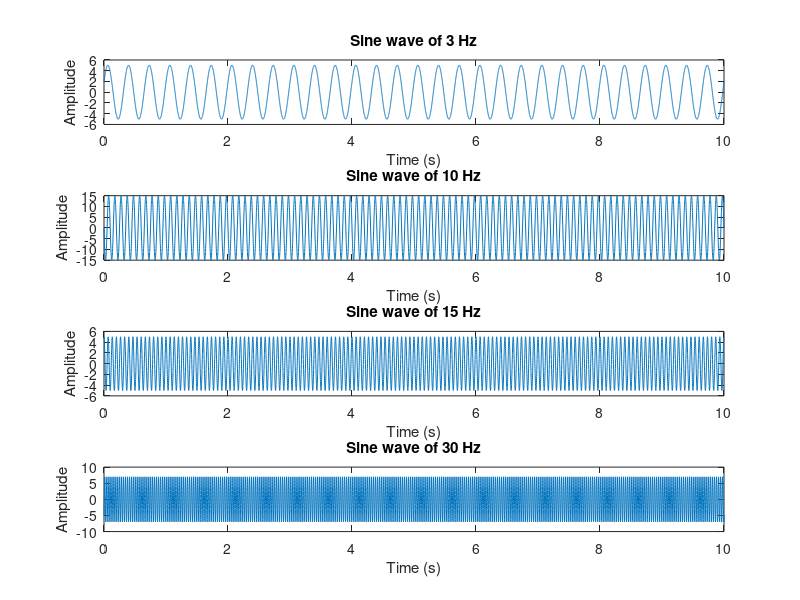
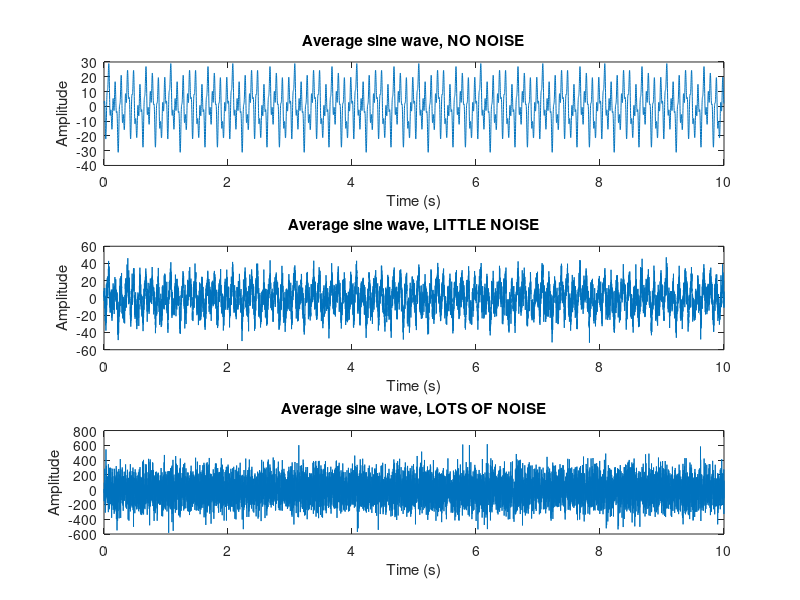
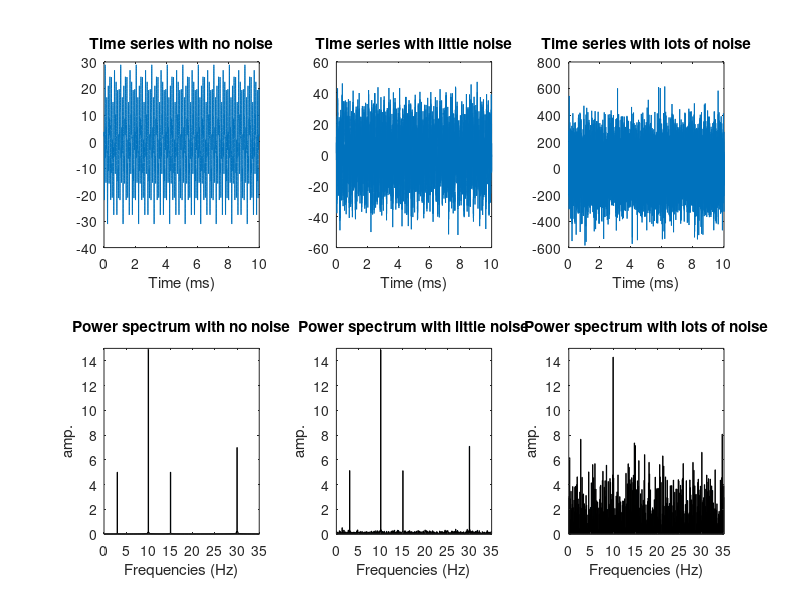

Write the MATLAB code that produced these figures, in order. (Note: this script raises an error after producing the figures.)
%% MATLAB for Brain and Cognitive Scientists (MIT Press 2017)
% mikexcohen@gmail.com
%
% This script contains solutions and tips for most exercises in the book.
% If you are struggling with an exercise not in this list, email me with an
% explanation of what you've already tried and what you need help with.

%% 1


srate  = 1000;
frex   = [ 3  10 15 30 ];
amplit = [ 5  15  5  7 ];
phases = [  pi/8  pi  pi/2  -pi/4 ];
time   = 0:1/srate:10;

% create sine waves
sine_waves = zeros(length(frex),length(time));

% loop over frequencies and define each sine wave
for fi=1:length(frex)
    sine_waves(fi,:) = amplit(fi) * sin(2*pi*time*frex(fi) + phases(fi));
end

% Add (1) a little bit of noise and (2) a lot of noise to make two time series.
% I defined the noise level relative to the average sine wave amplitude
sinesWithSmallNoise = sum(sine_waves,1) + randn(1,length(time)) * mean(amplit);
sinesWithLargeNoise = sum(sine_waves,1) + randn(1,length(time)) * 20*mean(amplit);

% Plot the individual sine waves and the summed time series in separate figures.

figure(1), clf
for fi=1:length(frex)
    subplot(4,1,fi)
    plot(time,sine_waves(fi,:))
    xlabel('Time (s)'), ylabel('Amplitude')
    title([ 'Sine wave of ' num2str(frex(fi)) ' Hz' ])
end

figure(2), clf
subplot(311)
plot(time,sum(sine_waves,1))
xlabel('Time (s)'), ylabel('Amplitude')
title('Average sine wave, NO NOISE')

subplot(312)
plot(time,sinesWithSmallNoise)
xlabel('Time (s)'), ylabel('Amplitude')
title('Average sine wave, LITTLE NOISE')

subplot(313)
plot(time,sinesWithLargeNoise)
xlabel('Time (s)'), ylabel('Amplitude')
title('Average sine wave, LOTS OF NOISE')


labelz = {'no';'little';'lots of'};
figure(3), clf

for i=1:3

    % get no noise, little noise, or lots of noise
    switch i
        case 1
            thing2plot = sum(sine_waves,1);
        case 2
            thing2plot = sinesWithSmallNoise;
        case 3
            thing2plot = sinesWithLargeNoise;
    end

    % plot time domain signal
    subplot(2,3,i)
    plot(time,thing2plot);
    xlabel('Time (ms)')
    title([ 'Time series with ' labelz{i} ' noise' ])

    subplot(2,3,i+3)
    f = fft(thing2plot)/length(time);
    frequencies = linspace(0,srate/2,floor(length(f)/2));
    bar(frequencies,abs(f(1:floor(length(time)/2))).*2)
    set(gca,'xlim',[0 35],'ylim',[0 max(amplit)])
    title([ 'Power spectrum with ' labelz{i} ' noise' ])
    xlabel('Frequencies (Hz)'), ylabel('amp.')
end

%% 2

power1 = abs( fft(data)/n ).^2;

%% 3

z = 8+41i;


%% 4

x = complex(4,2*1i)
sw = sin(2*10.*(0:.001:1));
linemag = sqrt( real(cdp).^2 + real(cdp.^2) )
hz = linspace(0,nyquist/2,floor(N/2)+1);
x=randn(100,1); xX=fft(x,10);%zero-padding by 10
pic=imread('2Dpicture.png'); picX=fft(pic);

%% 6

ns  = round(linspace(10,10000,20));
tim = zeros(2,length(ns));

for ni=1:length(ns)

    s = randn(1,ns(ni));

    %% slow

    tic;

    % Fourier transform variables
    fourierTime = ((1:ns(ni))-1)/ns(ni);   % "time" vector

    % initialize output matrix of Fourier coefficients
    signalX = zeros(ns(ni),1);

    % loop over frequencies
    for fi=1:ns(ni)
        fourierSine = exp( -1i*2*pi*(fi-1).*fourierTime );
        signalX(fi) = sum( fourierSine.*s );
    end
    signalX = signalX / ns(ni);

    tim(1,ni) = toc;

    %% fast

    tic;

    signalX1 = fft(s)/ns(ni);

    tim(2,ni) = toc;
end

plot(ns,tim,'linew',3)
legend({'slow';'fast'})
xlabel('Signal length (points)'), ylabel('Time (s)')

%% 7

tim = zeros(2,100);

for i=1:100

    sx = fft(randn(1000,1));

    tic; powr=abs(sx).^2;   tim(1,i)=toc;
    tic; powr=sx.*conj(sx); tim(2,i)=toc;
end

clf
bar(mean(tim,2)), hold on
errorbar(mean(tim,2),std(tim,[],2),'o')
ylabel('Computation time (s)')
set(gca,'xlim',[0 3],'xticklabel',{'abs(sx)^2';'sx.*conj(sx)'})

%% 8

srate = 1000;
time = 0:1/srate:3-1/srate;
s = sin(2*pi*6*time);


sx1 = 2*abs( fft(s)/length(time) );
sx2 = 2*abs( fft(s,6*srate)/length(time) );
sx3 = 2*abs( fft(s,6*srate)/(6*srate) );

hz1 = linspace(0,srate/2,floor(length(time)/2)+1);
hz2 = linspace(0,srate/2,floor((6*srate)/2)+1);

clf
subplot(311)
plot(hz1,sx1(1:length(hz1)),'s-','linew',3), set(gca,'xlim',[0 15],'ylim',[0 1])
xlabel('Frequency (Hz)'), ylabel('Amplitude (a.u.)')

subplot(312)
plot(hz2,sx2(1:length(hz2)),'s-','linew',3), set(gca,'xlim',[0 15],'ylim',[0 1])
xlabel('Frequency (Hz)'), ylabel('Amplitude (a.u.)')

subplot(313)
plot(hz2,sx3(1:length(hz2)),'s-','linew',3), set(gca,'xlim',[0 15],'ylim',[0 1])
xlabel('Frequency (Hz)'), ylabel('Amplitude (a.u.)')

%% 9


n=10;
i=-n:.1:n;
d=zeros(length(i));

for ii=1:length(i)
    for jj=1:length(i)
        d(ii,jj) = log( complex(i(ii),i(jj)) );
    end
end

d(~isfinite(d))=min(d(:));

clf
subplot(221), imagesc(abs(d)),  title('magnitude'), axis off, axis square
subplot(222), imagesc(real(d)), title('real'), axis off, axis square
subplot(223), imagesc(imag(d)), title('imag'), axis off, axis square

subplot(224)
surf(abs(d)+real(d)+imag(d)), axis xy, axis square, axis off
shading interp, rotate3d on

%% 10

clf

saturn = imread('saturn.png');

saturnX = fft2(squeeze( saturn(:,:,1) ));
subplot(121), imagesc(real(ifft2(saturnX)))
axis square

saturnX = fft(squeeze( saturn(:,:,1) ));
subplot(122), imagesc(real(ifft2(saturnX)))
axis square

%% 11

% a very simple signal and its fft
signal  = [ 1 0 1 3 -3 1 2 0 -3 0 -1 2 1 -1];
N = length(signal);
signalX = 2*abs( fftshift( fft(signal) / N ));
srate = 100; % in Hz, I'm just making up this number
hz = linspace( -srate/2, srate/2 - srate/N, N );

clf
plot(hz,signalX,'bo-')
xlabel('Frequencies (Hz)')

%% 12

N = 10;
s = randn(N,1);
sx = fft(s)/N;


% Fourier transform variables
fourierTime = ((1:N)-1)/N;   % "time" vector

% initialize output matrix of Fourier coefficients
signalX = zeros(1,N);

% loop over frequencies
for fi=1:N
    signalX = signalX + sx(fi)*exp( 1i*2*pi*(fi-1).*fourierTime );
end

clf
plot(real(signalX),'o-','markersize',15,'linew',3)
hold on
plot(s,'r*-','markersize',15,'linew',3)

%% 13

complex(7,9)
complex(7,9)'


% define signal properties
srate = 200; % sampling rate, sometimes abbreviated Fs
time  = 0:1/srate:5;
frequency = 3;
amplitude = 2;
phase     = pi/3;

% create sine wave
sinewave = amplitude * sin( 2*pi*frequency*time + phase );

clf
sinewaveX = fft(sinewave)/length(time);
hz = linspace(0,srate/2,floor(length(time)/2)+1);

subplot(221)
bar(hz,2*abs(sinewaveX(1:length(hz))))
set(gca,'xlim',[0 frequency*3])

subplot(222)
bar(hz,angle(sinewaveX(1:length(hz))))
set(gca,'xlim',[0 frequency*3])

subplot(223)
bar(hz,2*abs(sinewaveX(1:length(hz))'))
set(gca,'xlim',[0 frequency*3])

subplot(224)
bar(hz,angle(sinewaveX(1:length(hz))'))
set(gca,'xlim',[0 frequency*3])

%% 14

v{1} = [2 1];
v{2} = [-2 3];
v{3} = [0 1];
v{4} = [-2 0];
v{5} = [real(exp(1i*pi/3)) imag(exp(1i*pi/3))];

clf
for i=1:length(v)
    subplot(2,3,i)
    plot([0 v{i}(1)],[0 v{i}(2)],'ks-','linew',4)
    axis([-4 4 -4 4])
    grid on
    title([ 'z = [ ' num2str(v{i}(1)) ' ' num2str(v{i}(2)) 'i ]' ])
    xlabel('Real'), ylabel('Imag')
end

%%
